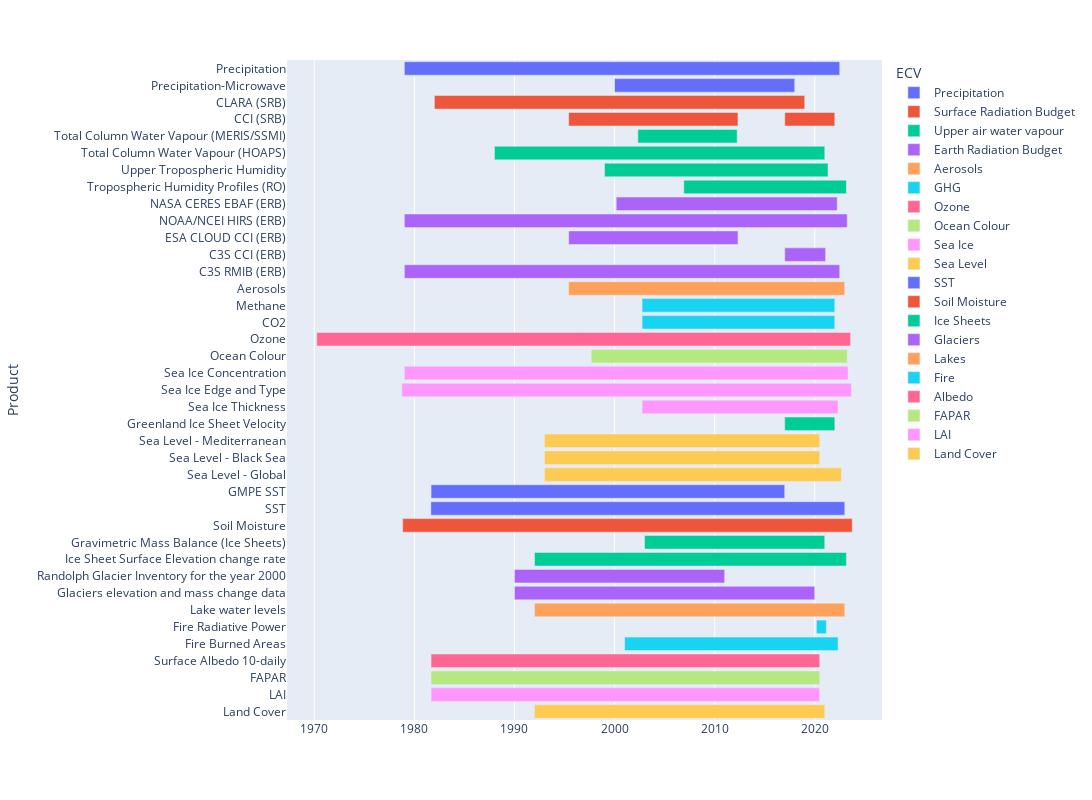

Here is the notebook cell this chart was saved with:
### Code cell
import plotly.express as px
import pandas as pd
import yaml

# Precipitation: 1979 - 2021
# Surface radiation budget: 1983 - 2020
# Upper air water vapour: 1988 - 2021
# Earth radiation budget: 1979 - 2021
# Aerosol - 1995-2020
# GHG: 2002- 2020 
# Ozone: 1970-2021
# Ocean colour: 1997 - 2021
# Sea Ice: 1978-2022
# Sea level - 1993 - 2020
# Sea surface temp: 1981 - 2022
# Soil moisture: 1978 - 2022
# Ice sheets: 1992- 2021
# Glaciers: 1850 - 2019
# Lakes 1992 - 2020
# Fire - 2001-2021
# Albedo: 1981 - 2020
# FAPAR: 1981 -2020
# Leaf Area Index: 1981 - 2020
# Land cover: 1992-2020 

datasets = {}

# read precip data
with open('product_coverages/precipitation.yml','r') as file:
    datasets.update(yaml.safe_load(file))

with open('product_coverages/SRB.yml','r') as file:
    datasets.update(yaml.safe_load(file))
print(datasets)

with open('product_coverages/UpperAirWV.yml','r') as file:
    datasets.update(yaml.safe_load(file))

with open('product_coverages/ERB.yml','r') as file:
    datasets.update(yaml.safe_load(file))

with open('product_coverages/Aerosol.yml','r') as file:
    datasets.update(yaml.safe_load(file))

with open('product_coverages/GHG.yml','r') as file:
    datasets.update(yaml.safe_load(file))

with open('product_coverages/Ozone.yml','r') as file:
    datasets.update(yaml.safe_load(file))

with open('product_coverages/OceanColour.yml','r') as file:
    datasets.update(yaml.safe_load(file))

with open('product_coverages/SeaIce.yml','r') as file:
    datasets.update(yaml.safe_load(file))

with open('product_coverages/SeaLevel.yml','r') as file:
    datasets.update(yaml.safe_load(file))

with open('product_coverages/SST.yml','r') as file:
    datasets.update(yaml.safe_load(file))

with open('product_coverages/SoilMoisture.yml','r') as file:
    datasets.update(yaml.safe_load(file))

with open('product_coverages/IceSheets.yml','r') as file:
    datasets.update(yaml.safe_load(file))

with open('product_coverages/Glaciers.yml','r') as file:
    datasets.update(yaml.safe_load(file))

with open('product_coverages/Lakes.yml','r') as file:
    datasets.update(yaml.safe_load(file))

with open('product_coverages/Fire.yml','r') as file:
    datasets.update(yaml.safe_load(file))

with open('product_coverages/Albedo.yml','r') as file:
    datasets.update(yaml.safe_load(file))

with open('product_coverages/Fapar.yml','r') as file:
    datasets.update(yaml.safe_load(file))

with open('product_coverages/LAI.yml','r') as file:
    datasets.update(yaml.safe_load(file))

with open('product_coverages/LandCover.yml','r') as file:
    datasets.update(yaml.safe_load(file))

# print(datasets)

datasets_df=pd.DataFrame.from_dict(datasets,orient='index')
print(datasets_df.to_markdown())


fig = px.timeline(datasets_df, x_start="startdate", x_end="enddate", y='Product',color='ECV')
# fig = px.timeline(datasets_df, x_start="startdate", x_end="enddate", y='ECV')
fig.update_yaxes(autorange="reversed")
fig.update_layout(
    autosize=False,
    width=1200,
    height=800,
)
fig.show()

### Figure 1 — Plotly figure (JSON) as saved in the notebook; plotly's stock layout.template omitted (floating-point values rounded to 4 significant figures)
{"data": [{"alignmentgroup": "True", "base": ["1979-01-01", "2000-01-01"], "hovertemplate": "ECV=Precipitation<br>startdate=%{base}<br>enddate=%{x}<br>Product=%{y}<extra></extra>", "legendgroup": "Precipitation", "marker": {"color": "#636efa", "pattern": {"shape": ""}}, "name": "Precipitation", "offsetgroup": "Precipitation", "orientation": "h", "showlegend": true, "textposition": "auto", "type": "bar", "x": [1372550400000, 567993600000], "xaxis": "x", "y": ["Precipitation", "Precipitation-Microwave"], "yaxis": "y"}, {"alignmentgroup": "True", "base": ["1982-01-01", "1995-06-01", "2017-01-01"], "hovertemplate": "ECV=Surface Radiation Budget<br>startdate=%{base}<br>enddate=%{x}<br>Product=%{y}<extra></extra>", "legendgroup": "Surface Radiation Budget", "marker": {"color": "#EF553B", "pattern": {"shape": ""}}, "name": "Surface Radiation Budget", "offsetgroup": "Surface Radiation Budget", "orientation": "h", "showlegend": true, "textposition": "auto", "type": "bar", "x": [1167523200000, 533779200000, 157680000000], "xaxis": "x", "y": ["CLARA (SRB)", "CCI (SRB)", "CCI (SRB)"], "yaxis": "y"}, {"alignmentgroup": "True", "base": ["2002-05-01", "1988-01-01", "1999-01-01", "2006-12-01"], "hovertemplate": "ECV=Upper air water vapour<br>startdate=%{base}<br>enddate=%{x}<br>Product=%{y}<extra></extra>", "legendgroup": "Upper air water vapour", "marker": {"color": "#00cc96", "pattern": {"shape": ""}}, "name": "Upper air water vapour", "offsetgroup": "Upper air water vapour", "orientation": "h", "showlegend": true, "textposition": "auto", "type": "bar", "x": [312940800000, 1041379200000, 704419200000, 512611200000], "xaxis": "x", "y": ["Total Column Water Vapour (MERIS/SSMI)", "Total Column Water Vapour (HOAPS)", "Upper Tropospheric Humidity", "Tropospheric Humidity Profiles (RO)"], "yaxis": "y"}, {"alignmentgroup": "True", "base": ["2000-03-01", "1979-01-01", "1995-06-01", "2017-01-01", "1979-01-01"], "hovertemplate": "ECV=Earth Radiation Budget<br>startdate=%{base}<br>enddate=%{x}<br>Product=%{y}<extra></extra>", "legendgroup": "Earth Radiation Budget", "marker": {"color": "#ab63fa", "pattern": {"shape": ""}}, "name": "Earth Radiation Budget", "offsetgroup": "Earth Radiation Budget", "orientation": "h", "showlegend": true, "textposition": "auto", "type": "bar", "x": [696816000000, 1396224000000, 533779200000, 128822400000, 1372550400000], "xaxis": "x", "y": ["NASA CERES EBAF (ERB)", "NOAA/NCEI HIRS (ERB)", "ESA CLOUD CCI (ERB)", "C3S CCI (ERB)", "C3S RMIB (ERB)"], "yaxis": "y"}, {"alignmentgroup": "True", "base": ["1995-06-01"], "hovertemplate": "ECV=Aerosols<br>startdate=%{base}<br>enddate=%{x}<br>Product=%{y}<extra></extra>", "legendgroup": "Aerosols", "marker": {"color": "#FFA15A", "pattern": {"shape": ""}}, "name": "Aerosols", "offsetgroup": "Aerosols", "orientation": "h", "showlegend": true, "textposition": "auto", "type": "bar", "x": [870393600000], "xaxis": "x", "y": ["Aerosols"], "yaxis": "y"}, {"alignmentgroup": "True", "base": ["2002-10-01", "2002-10-01"], "hovertemplate": "ECV=GHG<br>startdate=%{base}<br>enddate=%{x}<br>Product=%{y}<extra></extra>", "legendgroup": "GHG", "marker": {"color": "#19d3f3", "pattern": {"shape": ""}}, "name": "GHG", "offsetgroup": "GHG", "orientation": "h", "showlegend": true, "textposition": "auto", "type": "bar", "x": [607478400000, 607478400000], "xaxis": "x", "y": ["Methane", "CO2"], "yaxis": "y"}, {"alignmentgroup": "True", "base": ["1970-04-01"], "hovertemplate": "ECV=Ozone<br>startdate=%{base}<br>enddate=%{x}<br>Product=%{y}<extra></extra>", "legendgroup": "Ozone", "marker": {"color": "#FF6692", "pattern": {"shape": ""}}, "name": "Ozone", "offsetgroup": "Ozone", "orientation": "h", "showlegend": true, "textposition": "auto", "type": "bar", "x": [1682899200000], "xaxis": "x", "y": ["Ozone"], "yaxis": "y"}, {"alignmentgroup": "True", "base": ["1997-09-01"], "hovertemplate": "ECV=Ocean Colour<br>startdate=%{base}<br>enddate=%{x}<br>Product=%{y}<extra></extra>", "legendgroup": "Ocean Colour", "marker": {"color": "#B6E880", "pattern": {"shape": ""}}, "name": "Ocean Colour", "offsetgroup": "Ocean Colour", "orientation": "h", "showlegend": true, "textposition": "auto", "type": "bar", "x": [807148800000], "xaxis": "x", "y": ["Ocean Colour"], "yaxis": "y"}, {"alignmentgroup": "True", "base": ["1979-01-01", "1978-10-01", "2002-10-01", "2017-01-01"], "hovertemplate": "ECV=Sea Ice<br>startdate=%{base}<br>enddate=%{x}<br>Product=%{y}<extra></extra>", "legendgroup": "Sea Ice", "marker": {"color": "#FF97FF", "pattern": {"shape": ""}}, "name": "Sea Ice", "offsetgroup": "Sea Ice", "orientation": "h", "showlegend": true, "textposition": "auto", "type": "bar", "x": [1398816000000, 1417392000000, 617846400000, 157680000000], "xaxis": "x", "y": ["Sea Ice Concentration", "Sea Ice Edge and Type", "Sea Ice Thickness", "Greenland Ice Sheet Velocity"], "yaxis": "y"}, {"alignmentgroup": "True", "base": ["1993-01-01", "1993-01-01", "1993-01-01"], "hovertemplate": "ECV=Sea Level<br>startdate=%{base}<br>enddate=%{x}<br>Product=%{y}<extra></extra>", "legendgroup": "Sea Level", "marker": {"color": "#FECB52", "pattern": {"shape": ""}}, "name": "Sea Level", "offsetgroup": "Sea Level", "orientation": "h", "showlegend": true, "textposition": "auto", "type": "bar", "x": [867628800000, 867628800000, 936057600000], "xaxis": "x", "y": ["Sea Level - Mediterranean", "Sea Level - Black Sea", "Sea Level - Global"], "yaxis": "y"}, {"alignmentgroup": "True", "base": ["1981-09-01", "1981-08-24"], "hovertemplate": "ECV=SST<br>startdate=%{base}<br>enddate=%{x}<br>Product=%{y}<extra></extra>", "legendgroup": "SST", "marker": {"color": "#636efa", "pattern": {"shape": ""}}, "name": "SST", "offsetgroup": "SST", "orientation": "h", "showlegend": true, "textposition": "auto", "type": "bar", "x": [1114992000000, 1304985600000], "xaxis": "x", "y": ["GMPE SST", "SST"], "yaxis": "y"}, {"alignmentgroup": "True", "base": ["1978-11-01"], "hovertemplate": "ECV=Soil Moisture<br>startdate=%{base}<br>enddate=%{x}<br>Product=%{y}<extra></extra>", "legendgroup": "Soil Moisture", "marker": {"color": "#EF553B", "pattern": {"shape": ""}}, "name": "Soil Moisture", "offsetgroup": "Soil Moisture", "orientation": "h", "showlegend": true, "textposition": "auto", "type": "bar", "x": [1417305600000], "xaxis": "x", "y": ["Soil Moisture"], "yaxis": "y"}, {"alignmentgroup": "True", "base": ["2003-01-01", "2017-01-01", "1992-01-01"], "hovertemplate": "ECV=Ice Sheets<br>startdate=%{base}<br>enddate=%{x}<br>Product=%{y}<extra></extra>", "legendgroup": "Ice Sheets", "marker": {"color": "#00cc96", "pattern": {"shape": ""}}, "name": "Ice Sheets", "offsetgroup": "Ice Sheets", "orientation": "h", "showlegend": true, "textposition": "auto", "type": "bar", "x": [567993600000, 157680000000, 983404800000], "xaxis": "x", "y": ["Gravimetric Mass Balance (Ice Sheets)", "Greenland Ice Sheet Velocity", "Ice Sheet Surface Elevation change rate"], "yaxis": "y"}, {"alignmentgroup": "True", "base": ["1990-01-01", "1990-01-01"], "hovertemplate": "ECV=Glaciers<br>startdate=%{base}<br>enddate=%{x}<br>Product=%{y}<extra></extra>", "legendgroup": "Glaciers", "marker": {"color": "#ab63fa", "pattern": {"shape": ""}}, "name": "Glaciers", "offsetgroup": "Glaciers", "orientation": "h", "showlegend": true, "textposition": "auto", "type": "bar", "x": [662601600000, 946598400000], "xaxis": "x", "y": ["Randolph Glacier Inventory for the year 2000", "Glaciers elevation and mass change data"], "yaxis": "y"}, {"alignmentgroup": "True", "base": ["1992-01-01"], "hovertemplate": "ECV=Lakes<br>startdate=%{base}<br>enddate=%{x}<br>Product=%{y}<extra></extra>", "legendgroup": "Lakes", "marker": {"color": "#FFA15A", "pattern": {"shape": ""}}, "name": "Lakes", "offsetgroup": "Lakes", "orientation": "h", "showlegend": true, "textposition": "auto", "type": "bar", "x": [978220800000], "xaxis": "x", "y": ["Lake water levels"], "yaxis": "y"}, {"alignmentgroup": "True", "base": ["2020-03-01", "2001-01-01"], "hovertemplate": "ECV=Fire<br>startdate=%{base}<br>enddate=%{x}<br>Product=%{y}<extra></extra>", "legendgroup": "Fire", "marker": {"color": "#19d3f3", "pattern": {"shape": ""}}, "name": "Fire", "offsetgroup": "Fire", "orientation": "h", "showlegend": true, "textposition": "auto", "type": "bar", "x": [31449600000, 672969600000], "xaxis": "x", "y": ["Fire Radiative Power", "Fire Burned Areas"], "yaxis": "y"}, {"alignmentgroup": "True", "base": ["1981-09-01"], "hovertemplate": "ECV=Albedo<br>startdate=%{base}<br>enddate=%{x}<br>Product=%{y}<extra></extra>", "legendgroup": "Albedo", "marker": {"color": "#FF6692", "pattern": {"shape": ""}}, "name": "Albedo", "offsetgroup": "Albedo", "orientation": "h", "showlegend": true, "textposition": "auto", "type": "bar", "x": [1225324800000], "xaxis": "x", "y": ["Surface Albedo 10-daily"], "yaxis": "y"}, {"alignmentgroup": "True", "base": ["1981-09-01"], "hovertemplate": "ECV=FAPAR<br>startdate=%{base}<br>enddate=%{x}<br>Product=%{y}<extra></extra>", "legendgroup": "FAPAR", "marker": {"color": "#B6E880", "pattern": {"shape": ""}}, "name": "FAPAR", "offsetgroup": "FAPAR", "orientation": "h", "showlegend": true, "textposition": "auto", "type": "bar", "x": [1225324800000], "xaxis": "x", "y": ["FAPAR"], "yaxis": "y"}, {"alignmentgroup": "True", "base": ["1981-09-01"], "hovertemplate": "ECV=LAI<br>startdate=%{base}<br>enddate=%{x}<br>Product=%{y}<extra></extra>", "legendgroup": "LAI", "marker": {"color": "#FF97FF", "pattern": {"shape": ""}}, "name": "LAI", "offsetgroup": "LAI", "orientation": "h", "showlegend": true, "textposition": "auto", "type": "bar", "x": [1225324800000], "xaxis": "x", "y": ["LAI"], "yaxis": "y"}, {"alignmentgroup": "True", "base": ["1992-01-01"], "hovertemplate": "ECV=Land Cover<br>startdate=%{base}<br>enddate=%{x}<br>Product=%{y}<extra></extra>", "legendgroup": "Land Cover", "marker": {"color": "#FECB52", "pattern": {"shape": ""}}, "name": "Land Cover", "offsetgroup": "Land Cover", "orientation": "h", "showlegend": true, "textposition": "auto", "type": "bar", "x": [915148800000], "xaxis": "x", "y": ["Land Cover"], "yaxis": "y"}], "layout": {"autosize": false, "barmode": "overlay", "height": 800, "legend": {"title": {"text": "ECV"}, "tracegroupgap": 0}, "margin": {"t": 60}, "width": 1200, "xaxis": {"anchor": "y", "domain": [0, 1], "type": "date"}, "yaxis": {"anchor": "x", "autorange": "reversed", "domain": [0, 1], "title": {"text": "Product"}}}}
